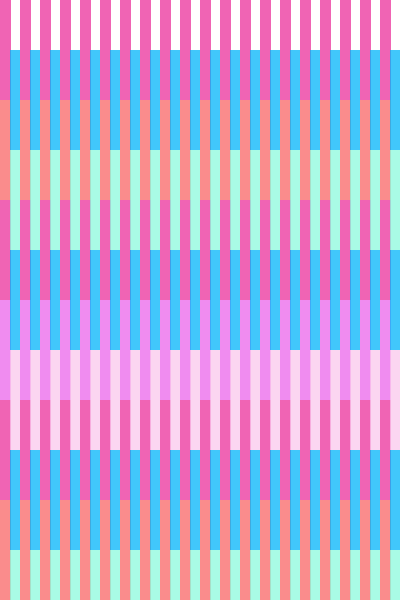
Frame 1 (no input)
Frame 2 (the mouse pressed at the canvas centre, redrawn once): identical to frame 1, image omitted

The p5.js sketch that drew this single still picture (run headless with seeded random() and noise() and a simulated clock; the mouse was pressed at the canvas centre and the sketch redrawn once):

// p5.js sketch
// ── sketch.js
function setup() {
  createCanvas(400, 600);
  noLoop()
}

function draw() {
  background(255);
  noStroke()
  for (a = 0; a < width; a++) {
    for (b = 0; b < height; b++) {
      //draw rect at a == even number 
      if (a % 2 == 0) {
        //fix to get the color at 
        if (b  % 2 == 0) {
          //pink
          fill(240, 100, 180)
        } else if (b % 3 == 0) {
          //violet-ish
          fill(240, 140, 240)
        } else{
          //orange
          fill(250,140, 140)
        }
        //draw the rectangles starting at 0,0
        rect(a * 10, b * 100, 11, 100)
      } else {
        if (b  % 2 == 0){
          fill(0, 180, 250,190)
        } else if (b  % 3 == 0) {
          fill(250, 200, 237,190)
        } else {
          fill(140,250,220,190)
        }
        //draw rectanglaes starting 0,50
        rect(a * 10, b * 100+50, 10, 100)
      }

    }
  }
}
